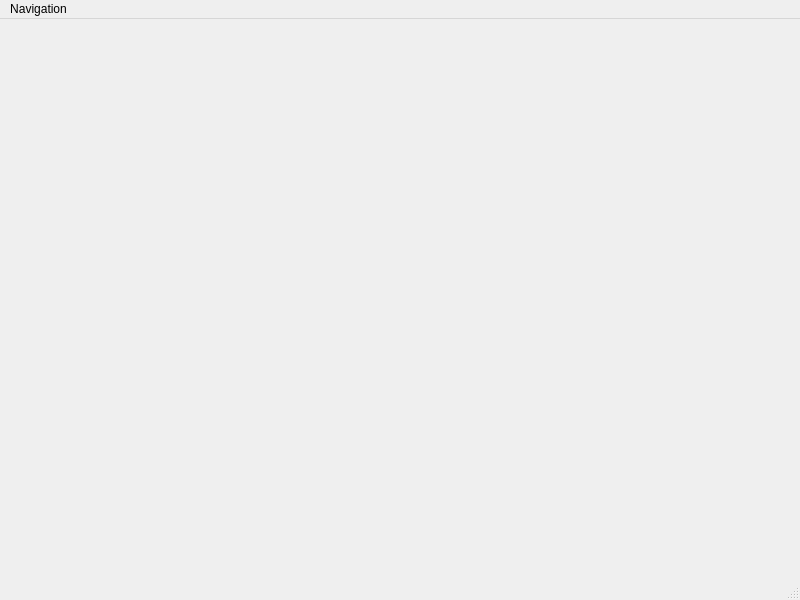
<?xml version="1.0" encoding="UTF-8"?>
<ui version="4.0">
 <class>MainWindow</class>
 <widget class="QMainWindow" name="MainWindow">
  <property name="geometry">
   <rect>
    <x>0</x>
    <y>0</y>
    <width>800</width>
    <height>600</height>
   </rect>
  </property>
  <property name="windowTitle">
   <string>MainWindow</string>
  </property>
  <widget class="QWidget" name="centralwidget"/>
  <widget class="QMenuBar" name="menubar">
   <property name="geometry">
    <rect>
     <x>0</x>
     <y>0</y>
     <width>800</width>
     <height>22</height>
    </rect>
   </property>
   <widget class="QMenu" name="menuInnertial_Navigation_Map">
    <property name="title">
     <string>Navigation</string>
    </property>
    <addaction name="actionSet_Destination"/>
   </widget>
   <addaction name="menuInnertial_Navigation_Map"/>
  </widget>
  <widget class="QStatusBar" name="statusbar"/>
  <action name="actionSet_Destination">
   <property name="text">
    <string>Set Destination</string>
   </property>
  </action>
 </widget>
 <resources/>
 <connections/>
</ui>
